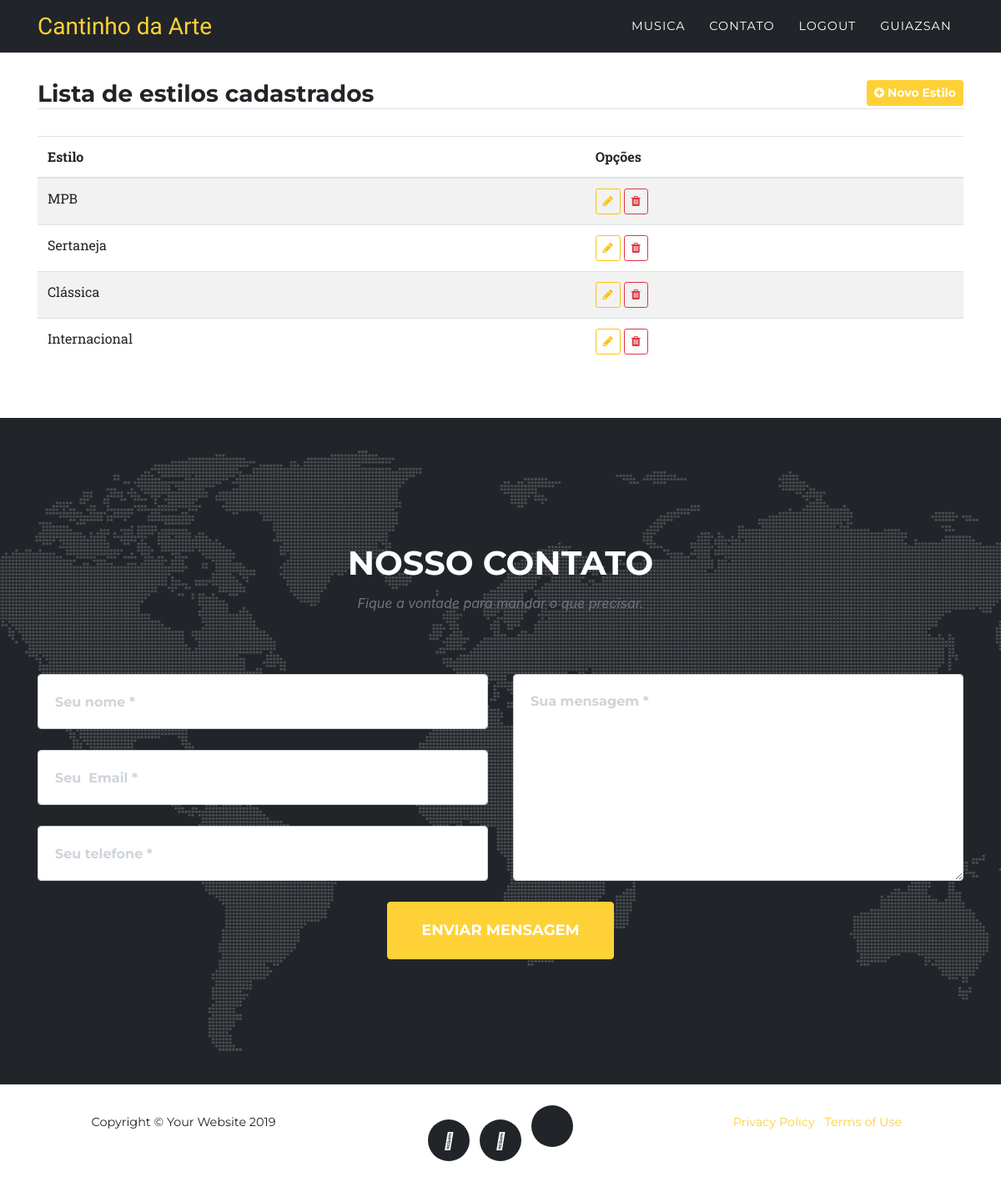
Page /listar/estilo/ (signed in) on the earlier database version.
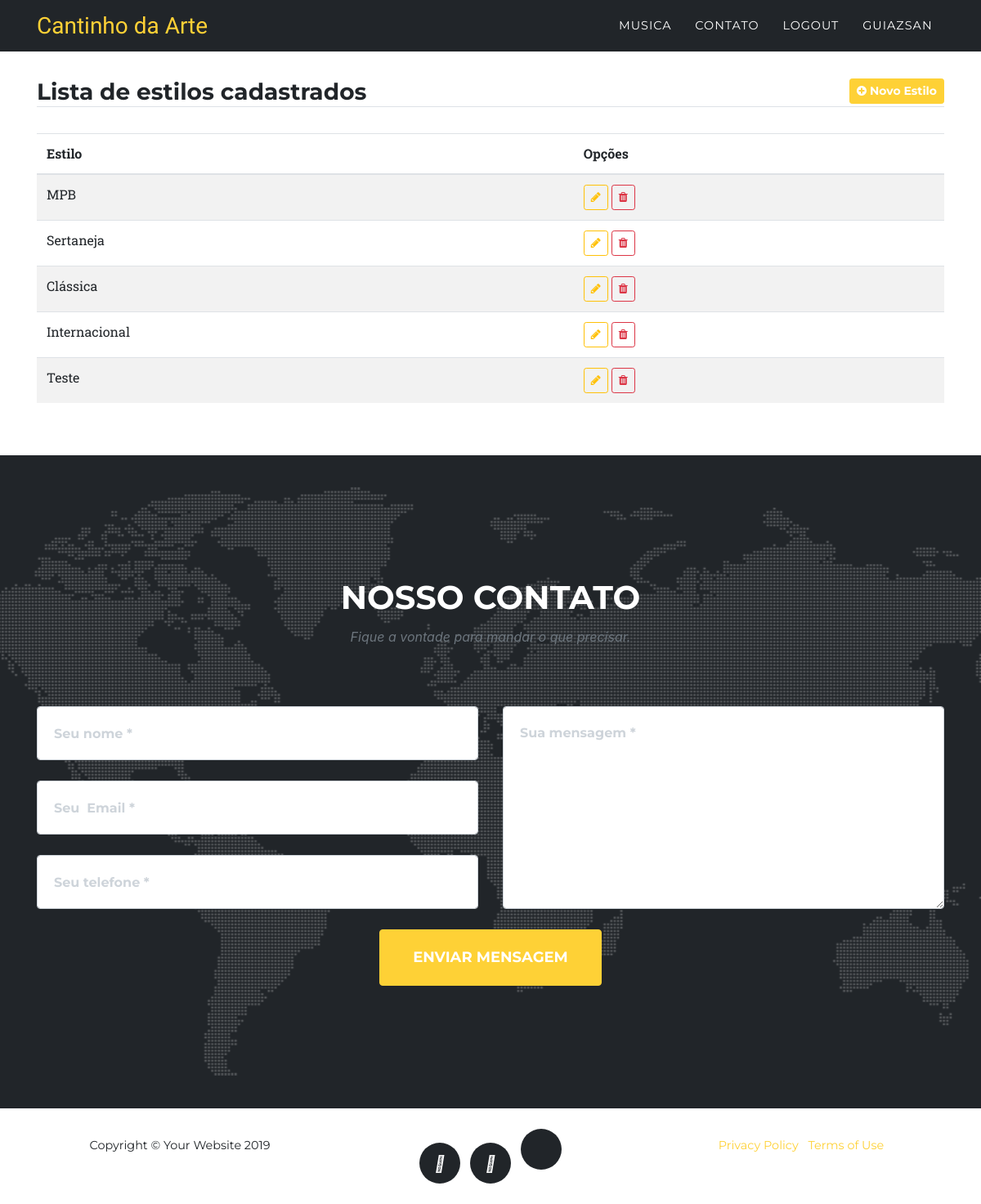
Same page on the later database version.
### aulas/models.py (models this page shows, shortened)
class Estilo(models.Model):
    descricao = models.CharField(
        max_length=50, verbose_name="Descrição", help_text="Ex: Sertanejo, Clássica, Internacional, MPB")
    class Meta:
        verbose_name = "Estilo"

### aulas/views.py (the view)
# urls.py: path('listar/estilo/', EstiloList.as_view(), name="listar-estilo"),
class EstiloList(GroupRequiredMixin, LoginRequiredMixin, ListView):
    group_required = u"Administrador"
    model = Estilo
    template_name = "aulas/lista/list_estilo.html"

### aulas/templates/aulas/lista/list_estilo.html (shortened to what this page needs)
{% extends 'base.html' %}
{% load static %}
{% block container %}
<div class="container py-5">
    <div class="row mt-5">
        <div class="col-lg">
            <h3 class="border-bottom">
                Lista de estilos cadastrados
                <a href="{% url 'cadastrar-estilo' %}" class="float-right btn btn-primary btn-sm">
                    <i class="fa fa-plus-circle" aria-hidden="true"></i>
                    Novo Estilo
                </a>
            </h3>
        </div>
    </div>
    <div class="row">
        <div class="col-lg mt-4">
            <table class="table table-striped">
                <thead>
                    <tr>
                        <th>Estilo</th>
                        <th>Opções</th>
                    </tr>
                </thead>
                <tbody>
                    {% for obj in object_list %}
                    <tr>
                        <td>{{ obj.descricao }}</td>
                        <td>
                            <a href="{% url 'editar-estilo' obj.pk %}" class="btn btn-outline-warning btn-sm">
                                <i class="fa fa-pencil" aria-hidden="true"></i>
                            </a>
                            <a href="{% url 'excluir-estilo' obj.pk %}" class="btn btn-outline-danger btn-sm">
                                <i class="fa fa-trash" aria-hidden="true"></i>
                            </a>
                        </td>
                    </tr>
                    {% empty %}
                    <tr>
                        <td colspan="100%">Nenhum estilo cadastrado</td>
                    </tr>
                    {% endfor %}
                </tbody>
            </table>
        </div>
    </div>
</div>
{% endblock %}

Differences in the rows shown:
added Estilo: descricao "Teste"
